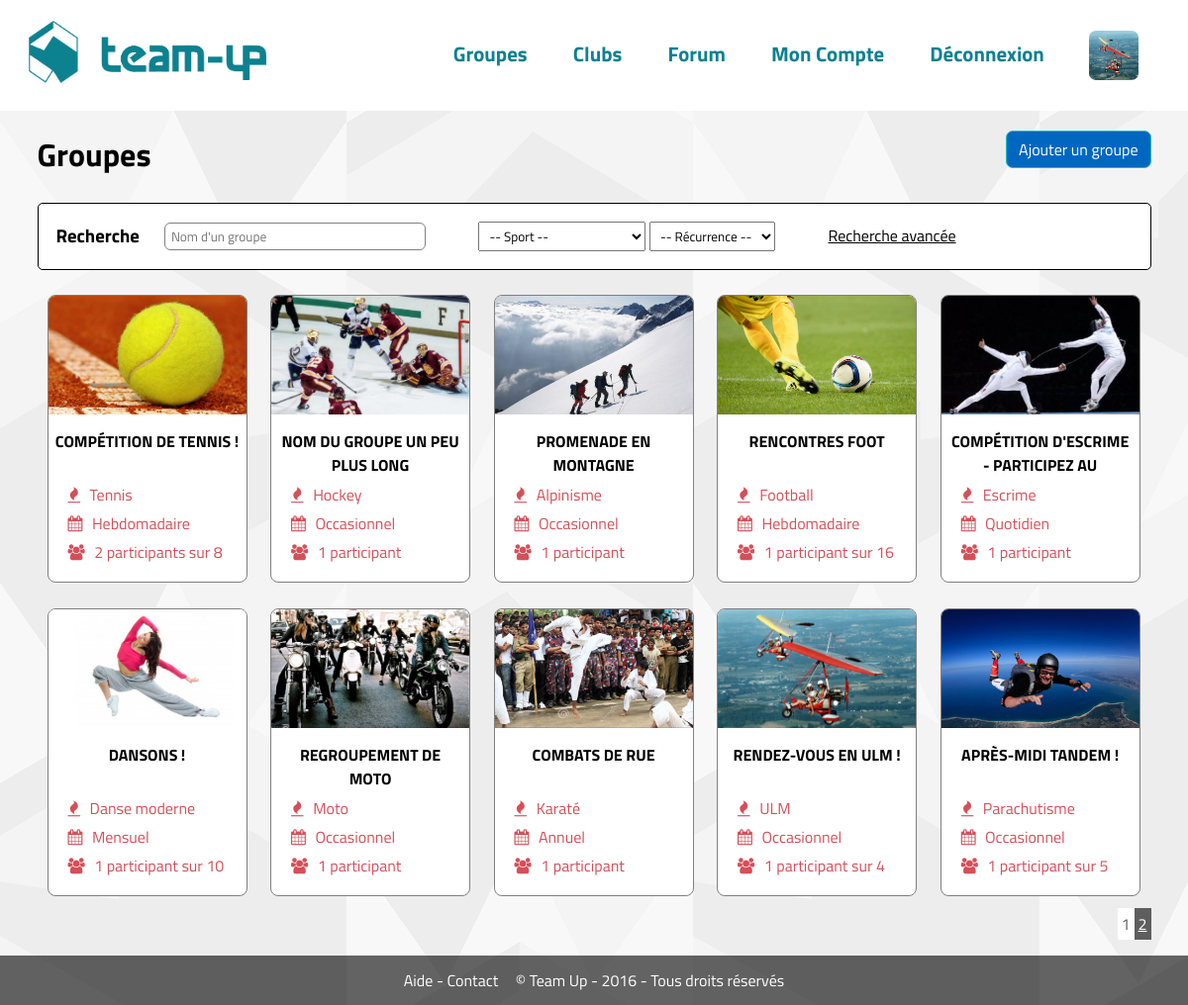
/?page=groupes (signed in), run on the app's committed database.
### tables this page shows
CREATE TABLE `groupes` (
  `id` int(11) NOT NULL,
  `titre` varchar(255) NOT NULL,
  `id_departement` int(11) NOT NULL,
  `description` text NOT NULL,
  `id_sport` int(11) NOT NULL,
  `id_club` int(11) NOT NULL,
  `max_participants` int(11) NOT NULL,
  `min_participants` int(11) NOT NULL,
  `visibilite` enum('public','prive') NOT NULL,
  `recurrence` enum('occasionnel','quotidien','hebdomadaire','mensuel','annuel') NOT NULL,
  `niveau` int(11) NOT NULL,
  `tendance` int(11) NOT NULL
);

CREATE TABLE `sports` (
  `id` int(11) NOT NULL,
  `nom` varchar(255) NOT NULL,
  `description` text NOT NULL
);

### modeles/membres.php (called while the page is built, shortened)
<?php
function connecte($profil = false) {
	if(!$profil) {
		return isset($_SESSION['id']);
	} else {
		return (isset($_SESSION['id']) ? profil_membre($_SESSION['id']) : false);
	}
}
function profil_membre($id) {
	global $pdo;
	$stmt = $pdo->prepare('SELECT * FROM membres WHERE id = :id');
	$stmt->bindValue('id', $id, PDO::PARAM_INT);
	if($stmt->execute())
		return $stmt->fetch();
	else
		return false;
}

### controleurs/groupes.php (called while the page is built, shortened)
<?php
include 'modeles/groupes.php';
include 'modeles/pagination.php';
$groupes_par_page = 10;
if(isset($_GET['p']) && !empty($_GET['p'])) {
	$page = (int) $_GET['p'];
} else {
	$page = 1;
}
$debut_requete = ($page - 1) * $groupes_par_page;
if(isset($_GET['nom']) && isset($_GET['sport']) && isset($_GET['recurrence'])) {
	$requete = '';
	if(!empty($_GET['nom']))
		$requete .= ' titre LIKE :titre AND';
	if(!empty($_GET['sport']))
		$requete .= ' id_sport = :id_sport AND';
	if(!empty($_GET['recurrence']))
		$requete .= ' recurrence = :recurrence AND';
	$requete .= ' 1=1';
	$recherche = rechercher_groupe($_GET['nom'], $_GET['sport'], $_GET['recurrence'], $requete, $debut_requete, $groupes_par_page);
	echo json_encode($recherche['lignes']);
	exit();
} else {
	$recherche = recuperer_groupes($debut_requete, $groupes_par_page);
}
$groupes = $recherche['lignes'];
include 'vues/groupes.php';

### modeles/groupes.php (called while the page is built, shortened)
<?php
function recuperer_groupes($debut, $combien) {
	global $pdo;
	$stmt = $pdo->prepare('SELECT SQL_CALC_FOUND_ROWS g.id AS id_groupe, s.nom AS nom_sport, g.*, COUNT(*) AS nbre FROM groupes AS g
																									JOIN sports AS s ON s.id = g.id_sport
																									LEFT JOIN groupes_membres gm ON gm.id_groupe = g.id
																								GROUP BY g.id
																								LIMIT :debut, :combien');
	$stmt->bindValue('debut', $debut, PDO::PARAM_INT);
	$stmt->bindValue('combien', $combien, PDO::PARAM_INT);
	$stmt->execute();
	return array('nombre' => $pdo->query('SELECT FOUND_ROWS();')->fetch(PDO::FETCH_COLUMN), 'lignes' => $stmt->fetchAll());
}

### vues/groupes.php (the view, shortened to what this page needs)
<?php
	if(connecte()) {
?>
	<a href="?page=groupe&amp;ajouter" class="bouton b-principal float-right">Ajouter un groupe</a>
<?php
	}
?>
	<h1><a href="?page=groupes" class="lien-simple">Groupes</a></h1>
	<div class="recherche encadrer">
		<form class="inputs<?php echo (!isset($_GET['recherche']) ? ' recherche-simple' : null); ?>"<?php echo (!isset($_GET['recherche']) ? ' onSubmit="return false;"' : null); ?>>
			<h3>Recherche</h3>
			<input type="text" name="recherche" placeholder="Nom d'un groupe" class="decale-droite" value="<?php echo (isset($_GET['recherche']) ? htmlspecialchars($_GET['recherche']) : null); ?>">
			<select name="sport">
				<option value="">-- Sport --</option>
			</select>
			<select name="recurrence" class="decale-droite">
				<option value="">-- Récurrence --</option>
			</select>
		<?php
			if(isset($_GET['recherche'])) {
		?>
			<a href="?page=groupes" class="lien-simple">Recherche simple</a>
			<div class="recherche-avancee">
				<label for="nbre_min">Limite de participant(s) entre </label> <input min="0" type="number" value="<?php echo (isset($_GET['min']) ? htmlspecialchars($_GET['min']) : 0); ?>" name="min">
				<label for="nbre_max"> et </label> <input type="number" min="0" value="<?php echo (isset($_GET['max']) ? htmlspecialchars($_GET['max']) : 0); ?>" name="max" id="nbre_max"> &nbsp;(0 pour illimité) <label for="nbre_actuel">, avec au moins </label> <input type="number" min="0" value="<?php echo (isset($_GET['actuel']) ? htmlspecialchars($_GET['actuel']) : 0); ?>" name="actuel"> participant(s) actuel(s)<br>
				<label for="departement">Département : </label> &nbsp;
				<select name="departement" id="departement">
					<option value="0">-- Sélectionnez un département --</option>
		<?php
			foreach ($departements as $departement) {
		?>
					<option value="<?php echo $departement['departement_id']; ?>"<?php echo ((isset($_GET['departement']) && $_GET['departement'] == $departement['departement_id']) ? ' selected=""' : null); ?>><?php echo $departement['departement_code']; ?> - <?php echo $departement['departement_nom']; ?></option>
		<?php
			}
		?>
				</select><br>
				<label for="niveau">Niveau sportif</label> &nbsp;
				<select id="niveau" name="niveau">
					<option value="0">-- Sélectionnez un niveau --</option>
					<option value="1"<?php echo (isset($_GET['niveau']) && $_GET['niveau'] == 1 ? ' selected=""' : null); ?>>Tout</option>
					<option value="2"<?php echo (isset($_GET['niveau']) && $_GET['niveau'] == 2 ? ' selected=""' : null); ?>>Débutant</option>
					<option value="3"<?php echo (isset($_GET['niveau']) && $_GET['niveau'] == 3 ? ' selected=""' : null); ?>>Moyen</option>
					<option value="4"<?php echo (isset($_GET['niveau']) && $_GET['niveau'] == 4 ? ' selected=""' : null); ?>>Confirmé</option>
				</select><br>
				<input type="hidden" value="groupes" name="page">
				<input type="submit" value="Rechercher" class="rechercher-bouton">
				<div class="clear"></div>
			</div>
		<?php
			} else {
		?>
			<a href="?page=groupes&amp;recherche" class="lien-simple">Recherche avancée</a>
		<?php
			}
		?>
		</form>
	</div>
	<div id="liste-groupes">
	<?php
		if(!empty($groupes)) {
			foreach ($groupes as $groupe) {
				if((!isset($_GET['actuel']) || empty($_GET['actuel'])) || $groupe['nbre'] >= $_GET['actuel']) {
	?>
		<div class="groupe encadrer">
			<a href="?page=groupe&amp;id=<?php echo $groupe['id_groupe']; ?>" title="<?php echo $groupe['titre']; ?>">
				<div class="details">
					<div class="photo" style="background-image: url('<?php echo (is_file(DOSSIER_GROUPE . $groupe['id_groupe'] . '.jpg') ? DOSSIER_GROUPE . $groupe['id_groupe'] . '.jpg' : DOSSIER_GROUPE . '0.jpg') ?>');"></div>
					<h4><?php echo $groupe['titre']; ?></h4>
					<p>
						<i class="fa fa-fire"></i> <?php echo $groupe['nom_sport']; ?><br>
						<i class="fa fa-calendar"></i> <?php echo ucfirst($groupe['recurrence']); ?><br>
						<i class="fa fa-users"></i> <?php echo $groupe['nbre']; ?> participant<?php echo ($groupe['nbre'] > 1 ? 's' : null); ?><?php echo ($groupe['max_participants'] > 0 ? ' sur ' . $groupe['max_participants'] : null);  ?><br>
					</p>
				</div>
			</a>
		</div>
	<?php
				}
			}
	?>
	<?php
			pagination($total_groupes);
		} else {
	?>
		<div class="groupe encadrer align-center" style="width:98%;padding-top:10px;">
			<h4>Aucun résultat</h4>
		</div>
	<?php
		}
	?>
	</div>

### index.php (shortened to what this page needs)
<?php
if(isset($_GET['page']) && !empty($_GET['page'])) {
	$action = basename($_GET['page']);
} else {
	$action = 'accueil';
}
if(is_file('controleurs/' . $action . '.php')) {
	include 'controleurs/' . $action . '.php';
} else {
	include 'vues/404.php';
}
$contenu = ob_get_contents();
include 'vues/haut.php';
echo $contenu;
include 'vues/bas.php';

### modeles/pagination.php (shortened to what this page needs)
<?php
function parametreUrl($name, $value) {
    if(empty($_SERVER['QUERY_STRING'])) {
        return '?'.$name.'='.$value;
    } else {
        $return = $name.'='.$value;
        foreach ($_GET as $k => $v) {
            if($name != $k) {
                $return .= '&'.$k.'='.$v;
            }
        }
        return '?'.$return;
    }
}
function pagination($nombre_entrees, $nombre_par_page = 10, $variable_page = 'p', $pages_visibles = 4) {
	if(isset($_GET[$variable_page])) {
		$page = (int) $_GET[$variable_page];
	} else {
		$page = 1;
	}
	echo '<div class="pagination">';
	$nombre_pages = ceil($nombre_entrees / $nombre_par_page) + 1;
	for ($i=1; $i < $nombre_pages; $i++) {
		if($page == $i) {
			echo '<span class="page-active">'.$i.'</span>';
		} else {
			if($i > ($page - $pages_visibles) && $i < ($page + $pages_visibles)) {
				echo '<a href="'.parametreUrl($variable_page, $i).'">'.$i.'</a> ';
			}
		}
	}
	echo '</div>';
}

### vues/haut.php (shortened to what this page needs)
<!DOCTYPE html>
<html lang="fr">
<head>
	<link rel="stylesheet" href="static/css/font-awesome.min.css">
	<link rel="stylesheet" type="text/css" href="static/css/style.css">
	<?php if(is_file('static/css/' . $action . '.css') || isset($fichier_css)) { ?><link rel="stylesheet" type="text/css" href="static/css/<?php echo (isset($fichier_css) ? $fichier_css : $action); ?>.css"><?php } ?>
</head>
<body>
	<header>
		<a href="?"><img src="static/images/logoteam-up.png" alt="logo" id="logo"></a>
			<nav>
				<ul>
					<li><a href="?page=groupes">Groupes</a></li>
					<li><a href="?page=clubs">Clubs</a></li>
					<li><a href="?page=forum">Forum</a></li>
				<?php if($profil = connecte(true)) { ?>
					<li><a href="?page=mon-profil">Mon Compte</a></li>
					<li><a href="?page=deconnexion">Déconnexion</a></li>
					<li><a href="?page=mon-profil"><img class="avatar-menu" src="<?php echo (is_file(DOSSIER_AVATAR . $profil['id'] . ".jpg") ? DOSSIER_AVATAR . $profil['id'] . ".jpg" : DOSSIER_AVATAR . "0.jpg"); ?>" alt="<?php echo $profil['prenom']; ?>"></a></li>
			<?php } else { ?>
					<li><a href="?page=connexion">Connexion</a></li>
					<li><a href="?page=inscription">Inscription</a></li>
			<?php } ?>
				</ul>
			</nav>
	</header>
	<div class="page">

### vues/bas.php (shortened to what this page needs)
	</div>
	<footer>
			<a href="?page=aide">Aide</a> - <a href="?page=contact">Contact</a>
			&nbsp; &nbsp; &copy; Team Up - <?php echo date('Y'); ?> - Tous droits réservés
	</footer>
</body>
</html>

### static/css/style.css (style rules this page uses)
* { font-family: 'Titillium Web', sans-serif; margin:0; padding: 0; }
body { background:url(../../static/images/motif.jpg); background-repeat: repeat; min-height:100%; }
.float-right { float: right; }
input[type=text], input[type=password], input[type=number], input[type=email], input[type=url], input[type=tel], textarea { border-radius: 6px; padding: 3px 6px; border:1px solid grey; }
select { padding: 3px 6px; }
.lien-simple { color: black; }
h1 a { text-decoration: none; color:black; }
.page { width:1125px; margin: 20px auto; min-height:calc(100vh - 202px); }
header { height:7em; background-color: white; }
header #logo { background-repeat: no-repeat; margin-left: 1.8em; margin-top: 1.3em; width: 15em; }
header nav { float: right; }
header nav ul { list-style: outside none none; margin-top: 38px; min-height: 100%; font-size: 1.3em; font-weight: bold; }
header nav ul li { display: inline; }
header nav ul li a { color: #0c8190; padding-right: 2em; text-decoration: none; }
header .avatar-menu { width:50px; height: 50px; float: right; margin: -7px 50px 0 -38px; border-radius: 7px; }
footer { height: 50px; clear: both; text-align: center; background-color : rgba(0, 0, 0, 0.6); line-height: 50px; margin-bottom: 0; color:white; }
footer a { text-decoration: none; color:white; }
.encadrer { margin-top:10px; border-radius: 5px; border: 1px solid black; background-color: white; }
.bouton { padding:6px 12px; border:1px solid black; border-radius:7px; text-decoration: none; color: white; }
.bouton.b-principal { border-color:#19BEC0; background-color: #0067C0; }
.pagination { float:right; margin-bottom: 20px; }
.pagination a { padding: 4px; color: white; background-color: #5E5E5E; }
.pagination span { padding: 4px; color: #5E5E5E; background-color: white; }

### static/css/groupes.css (style rules this page uses)
.recherche h3 { margin-right: 25px; float: left; }
.recherche > .inputs { margin:18px; }
.recherche > .inputs input[name=recherche] { width:250px; }
.recherche > .inputs .decale-droite { margin-right: 50px; }
#liste-groupes { margin-top: 15px; }
#liste-groupes .groupe { border: 1px solid gray; width:200px; display: inline-block; margin:10px; border-radius: 8px; overflow: hidden; }
#liste-groupes .groupe a { text-decoration: none; color:#D54F58; }
#liste-groupes .groupe .details { width:100%; height: 100%; }
#liste-groupes .groupe .details .photo { width:200px; height:120px; overflow: hidden; background-position: 0 center; background-size: cover; }
#liste-groupes .groupe .details h4 { color: black; text-align: center; height: 52px; margin-top: 15px; max-width: 200px; text-overflow: ellipsis; text-transform: uppercase; overflow: hidden; padding: 0 7px; }
#liste-groupes .groupe .details p { line-height: 29px; margin-left: 20px; margin-bottom: 15px; }
#liste-groupes .groupe .details i.fa { margin-right: 6px; }

### data on the page
groupes: shows a picture, titre "COMPÉTITION DE TENNIS !", id_sport.nom "Tennis", recurrence "Hebdomadaire", nbre "2", max_participants "8"
groupes: shows a picture, titre "NOM DU GROUPE UN PEU PLUS LONG", id_sport.nom "Hockey", recurrence "Occasionnel", nbre "1"
groupes: shows a picture, titre "PROMENADE EN MONTAGNE", id_sport.nom "Alpinisme", recurrence "Occasionnel", nbre "1"
groupes: shows a picture, titre "RENCONTRES FOOT", id_sport.nom "Football", recurrence "Hebdomadaire", nbre "1", max_participants "16"
groupes: shows a picture, titre "COMPÉTITION D'ESCRIME - PARTICIPEZ AU…", id_sport.nom "Escrime", recurrence "Quotidien", nbre "1"
groupes: shows a picture, titre "DANSONS !", id_sport.nom "Danse moderne", recurrence "Mensuel", nbre "1", max_participants "10"
groupes: shows a picture, titre "REGROUPEMENT DE MOTO", id_sport.nom "Moto", recurrence "Occasionnel", nbre "1"
groupes: shows a picture, titre "COMBATS DE RUE", id_sport.nom "Karaté", recurrence "Annuel", nbre "1"
groupes: shows a picture, titre "RENDEZ-VOUS EN ULM !", id_sport.nom "ULM", recurrence "Occasionnel", nbre "1", max_participants "4"
groupes: shows a picture, titre "APRÈS-MIDI TANDEM !", id_sport.nom "Parachutisme", recurrence "Occasionnel", nbre "1", max_participants "5"
